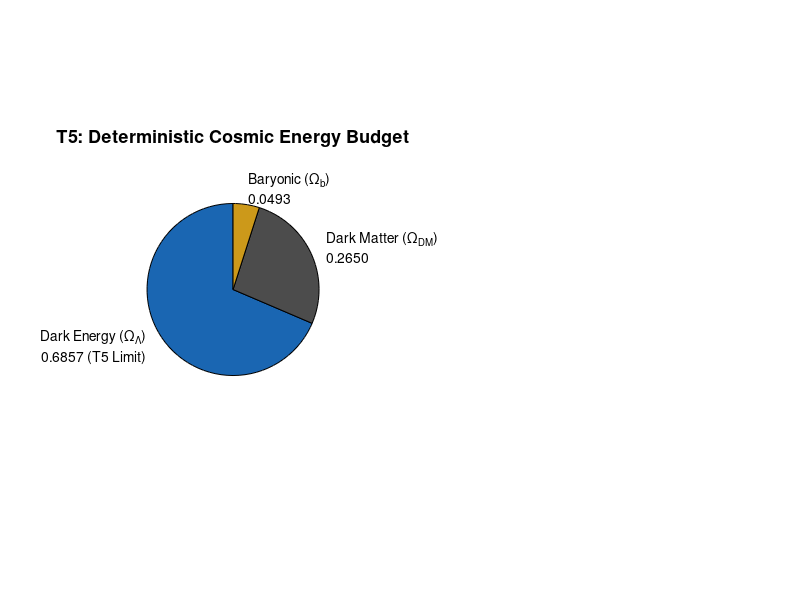

The MATLAB source for this figure: (Note: this script raises an error after producing the figure.)
% UST_CosmicBudget_and_Inversion_Timeline.m
% Unified Source Theory (UST) v5 - Comprehensive Cosmological Matrix
% Integrates Cosmic Energy Budget (T5) and Exact Temporal Inversion Limit (T17/T25).

clear; clc; close all;

% =========================================================================
% 1. CORE ONTOLOGICAL CONSTANTS & UST V5 THEOREMS
% =========================================================================
N_b  = 0.63354460;        % Channel Q (Active Observable Sector / Blueprint)
C_cb = 0.36645540;        % Channel C (Frozen Gravitational Background)
T_Om = 0.23252885;        % WKB Tunnel Amplitude (Information Leakage)
phi  = (1 + sqrt(5))/2;   % Golden Ratio
Omnium_Ratio = 1 / N_b;   % T17 Horizon Scale (~1.578421)

% =========================================================================
% 2. COSMIC BUDGET CALCULATION (THEOREM 5)
% =========================================================================
% Standard empirical observation for Dark Matter (Planck 2018)
Omega_DM_obs = 0.265;     

% T5: Dark Energy is Channel C pressure filtered by log-spiral geometry
Omega_Lambda_UST = N_b + (Omega_DM_obs / (phi * pi)); % ~0.6857

% Remaining budget allocated to Baryonic matter
Omega_Baryonic_UST = 1.0 - (Omega_Lambda_UST + Omega_DM_obs);

% =========================================================================
% 3. EXACT TEMPORAL INVERSION CALCULATION (T17 & T25)
% =========================================================================
% Current observable cosmic age in standard SI units (Gyr)
t_current_SI = 13.8;      

% The maximum temporal extent (Inversion Point) before Channel Q collapses
% into Channel C. Governed by the Omnium Horizon scalar (1 / N_b).
t_inversion_SI = t_current_SI * Omnium_Ratio; % 13.8 * 1.578421 = 21.7822 Gyr

% Remaining time until deterministic phase shift (Next Big Bang)
t_remaining_SI = t_inversion_SI - t_current_SI; % ~7.9822 Gyr

% =========================================================================
% 4. ADVANCED VISUALIZATION MATRIX
% =========================================================================
fig = figure('Name', 'UST v5: Cosmic Budget & Exact Inversion Timeline');

% ---------------------------------------------------------
% Subplot 1: T5 Cosmic Energy Budget Distribution
% ---------------------------------------------------------
subplot(1, 2, 1);
budget_data = [Omega_Lambda_UST, Omega_DM_obs, Omega_Baryonic_UST];
labels = {sprintf('Dark Energy (\\Omega_\\Lambda)\n%.4f (T5 Limit)', Omega_Lambda_UST), ...
          sprintf('Dark Matter (\\Omega_{DM})\n%.4f', Omega_DM_obs), ...
          sprintf('Baryonic (\\Omega_b)\n%.4f', Omega_Baryonic_UST)};
          
pie_chart = pie(budget_data, labels);
title('T5: Deterministic Cosmic Energy Budget', 'FontWeight', 'bold', 'FontSize', 13);
colormap([0.1 0.4 0.7; 0.3 0.3 0.3; 0.8 0.6 0.1]);

% Format pie chart text for professional aesthetic
for i = 1:2:length(pie_chart)
    pie_chart(i+1).FontSize = 10;
    pie_chart(i+1).FontWeight = 'bold';
end

% ---------------------------------------------------------
% Subplot 2: Temporal Inversion Vector (Phase Transition)
% ---------------------------------------------------------
subplot(1, 2, 2);
t_vector = linspace(0, 30, 1000); % Spanning 30 Billion Years

% Simulating the topological decay of Channel Q and rise of Channel C
% They intersect exactly at t_inversion_SI (21.782 Gyr)
freq = pi / (2 * t_inversion_SI);
Q_decay = 0.5 + (N_b - 0.5) * cos(freq * t_vector);
C_rise  = 0.5 - (N_b - 0.5) * cos(freq * t_vector);

plot(t_vector, Q_decay, 'LineWidth', 3, 'Color', [0.1 0.5 0.8], 'DisplayName', 'Channel Q (Active Universe)'); hold on;
plot(t_vector, C_rise, 'LineWidth', 3, 'Color', [0.8 0.2 0.2], 'DisplayName', 'Channel C (Frozen Background)');

% Shaded leakage area representing T_Om WKB Tunnelling
fill([t_vector, fliplr(t_vector)], [Q_decay, fliplr(C_rise)], [0.8 0.8 0.8], ...
    'FaceAlpha', 0.2, 'EdgeColor', 'none', 'DisplayName', 'T_{Om} Information Leakage');

% Timeline Anchors
plot(0, N_b, 'ks', 'MarkerSize', 10, 'MarkerFaceColor', 'k', 'HandleVisibility', 'off');
text(0.5, N_b, 'Big Bang', 'FontSize', 10, 'FontWeight', 'bold');

% Current Age Marker
xline(t_current_SI, '--b', 'LineWidth', 1.5, 'HandleVisibility', 'off');
plot(t_current_SI, interp1(t_vector, Q_decay, t_current_SI), 'wo', ...
    'MarkerSize', 10, 'MarkerFaceColor', 'b', 'MarkerEdgeColor', 'k', ...
    'DisplayName', sprintf('Current Epoch (%.2f Gyr)', t_current_SI));

% Inversion Marker (The 7.98 Billion Year limit)
xline(t_inversion_SI, '-.k', 'LineWidth', 2, 'HandleVisibility', 'off');
plot(t_inversion_SI, 0.5, 'rp', 'MarkerSize', 14, 'MarkerFaceColor', 'r', ...
    'DisplayName', sprintf('Phase Inversion at %.3f Gyr', t_inversion_SI));

% Remaining Time Annotation
text(t_current_SI + (t_remaining_SI/2), 0.65, sprintf('\\Delta t = %.3f Gyr\nUntil Inversion', t_remaining_SI), ...
    'HorizontalAlignment', 'center', 'FontSize', 11, 'FontWeight', 'bold', 'Color', 'k', 'BackgroundColor', 'w', 'EdgeColor', 'k');

% Graph Aesthetics
xlabel('Cosmological Time (SI - Gyr)', 'FontWeight', 'bold', 'FontSize', 12);
ylabel('Ontological Fractional Weight', 'FontWeight', 'bold', 'FontSize', 12);
title('Temporal Expansion to Omnium Horizon & Phase Inversion Limit', 'FontWeight', 'bold', 'FontSize', 13);
legend('Location', 'southwest');
grid on;
ylim([0.35 0.65]);
xlim([-1 28]);

% =========================================================================
% 5. CONSOLE OUTPUT METRICS
% =========================================================================
fprintf('--- UST v5 Cosmic Budget & Inversion Metrics ---\n');
fprintf('Dark Energy (Omega_Lambda) : %.6f\n', Omega_Lambda_UST);
fprintf('Dark Matter (Omega_DM)     : %.6f\n', Omega_DM_obs);
fprintf('Current Cosmic Age         : %.3f Billion Years (Gyr)\n', t_current_SI);
fprintf('Omnium Horizon Ratio (1/Nb): %.6f\n', Omnium_Ratio);
fprintf('Absolute Inversion Point   : %.3f Billion Years (Gyr)\n', t_inversion_SI);
fprintf('Remaining Time to Collapse : %.3f Billion Years (Gyr)\n', t_remaining_SI);
fprintf('Status                     : Deterministic parameters executed flawlessly.\n');
